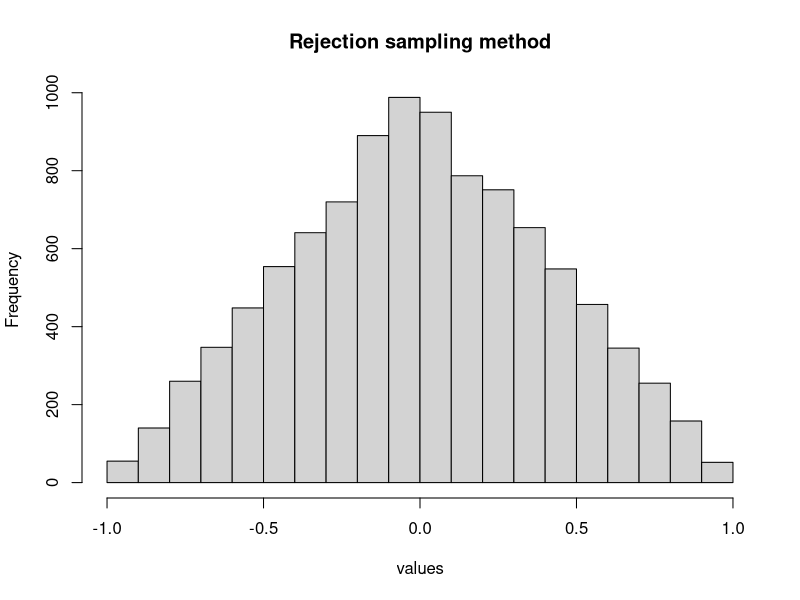
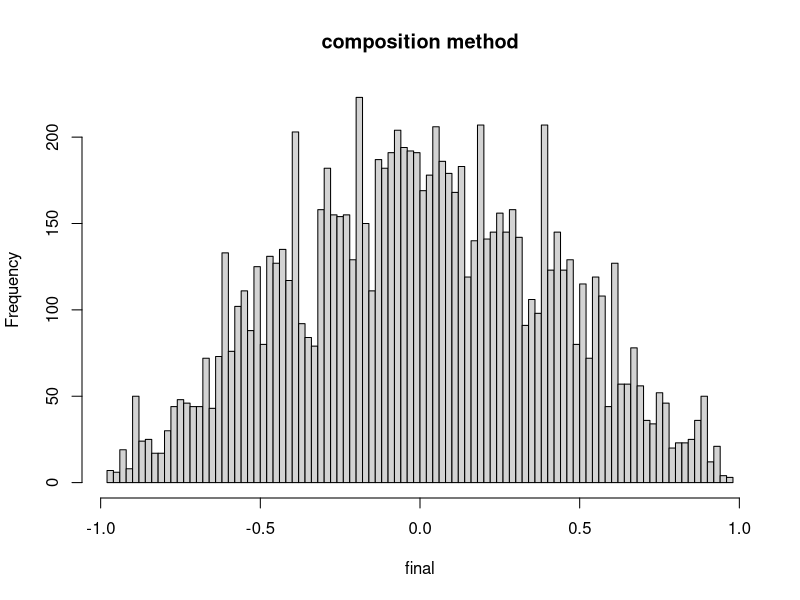
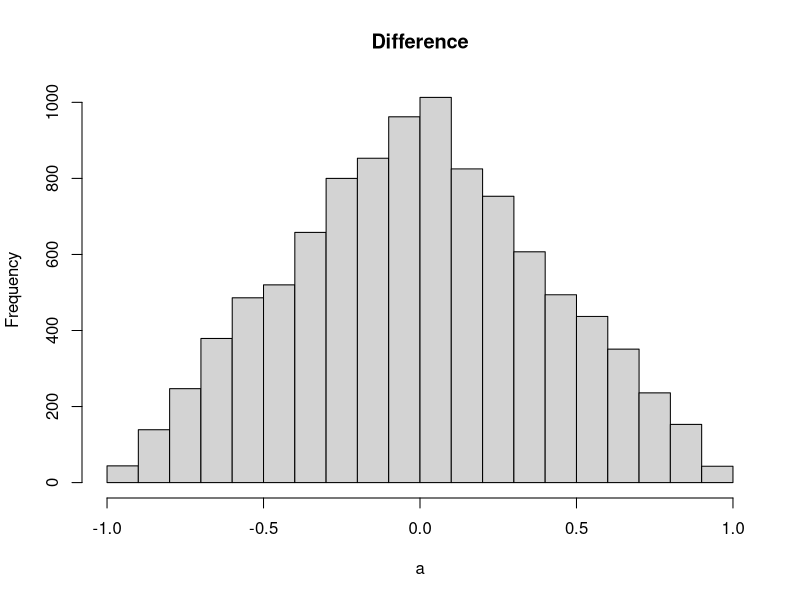
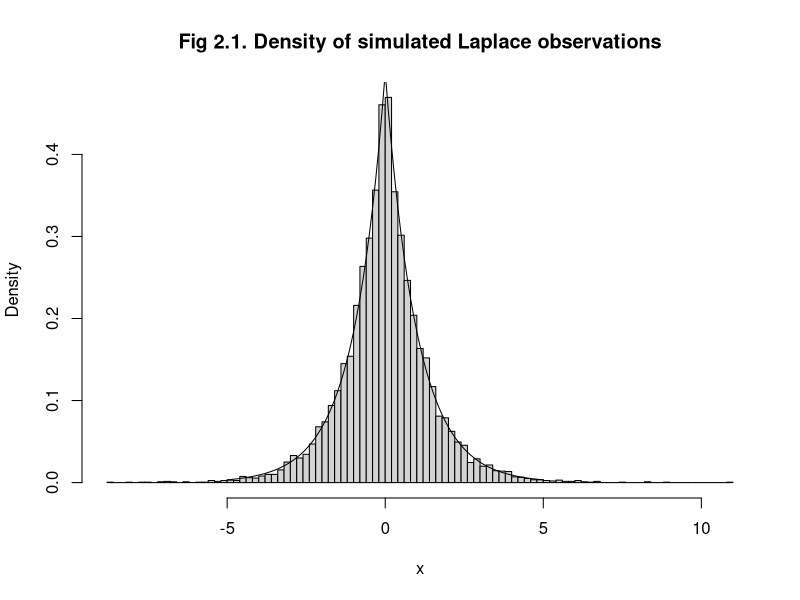
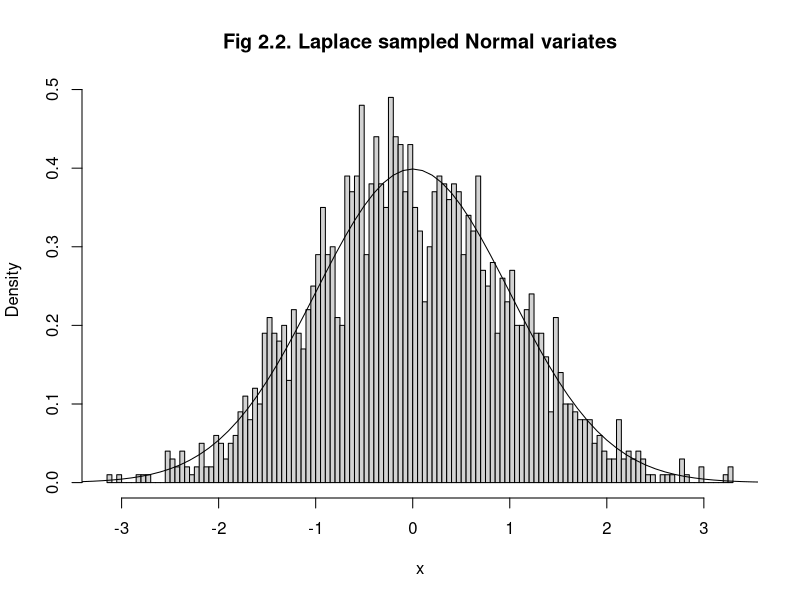

Reproduce these figures in R, in order.
## ---- chunk 1
custom_density <- function(x) {
  
  ifelse(x < -1 | x > 1, 0,
         ifelse(-1 <= x & x <= 0, x + 1,
                ifelse(0 < x & x <= 1, 1 - x, 0))) 
}

uniform_density <- function(x){
  ifelse(x < -1 | x > 1, 0,
         ifelse(-1 <= x & x <= 0, 1,
                ifelse(0 < x & x <= 1, 1, 0))) 
}

#Not required to scale since scaling would lead to more wastage. 

sampling<- function(amount){
  values<-c()
  
  i<-1
  while(length(values)<amount){
    U<-runif(1)
    
    Y<-runif(1,min = -1,max =1)
    
    if(U <= custom_density(Y)/uniform_density(Y)){
      values[i]<-Y
      i=i+1
    }
  }
  hist(values, main = "Rejection sampling method")
  return(head(values,10))
}
## ---- chunk 2
x_pos <- function(u){
  a<-1-sqrt(1-u)
  #hist(a)
  return(a)
}

x_neg <- function(u){
  a<-sqrt(1-u)-1
  #hist(a)
  return(a)
}

mixing_para_positive<-0.5
mixing_para_negative<-0.5

#composition sampling
mixture2<- function(n,m_p,m_n){
  u <- runif(1000)
  a<-sample(c(1,2),n,replace = TRUE,prob = c(m_p,m_n))
  
  final<-ifelse(a==1,x_pos(u),x_neg(u))
  
  hist(final,breaks=100, main = "composition method")
  return(head(final,10))
}

## ---- chunk 3
diff<- function(n){
  U1<-runif(n)
  U2<-runif(n)
  
  a<-U1-U2 
  
  hist(a, main = "Difference")
  return(head(a,10))
}
## ---- chunk 4
sampling(10000)
mixture2(10000,mixing_para_positive,mixing_para_negative)
a<-diff(10000)

var(a)

## ---- chunk 5
# Generate laplace variates using Inverse Distribution Function (IDF)
rlaplace <- function(n=1, location=0, scale=1){
  # Generate n observations from U(0,1)
  u <- runif(n)
  
  # Calculate (and return) corresponding IDF values
  location - scale*sign(u - 0.5)*log(1-2*abs(u-0.5))
}
## ---- chunk 6
# Laplace density function for use in the histogram below 
dlaplace <- function(x, location, scale){
  (scale / 2) * exp(-scale*abs(x-location))
}

# Plot a histogram of 10^4 Laplace observations
set.seed(03737693)
hist(rlaplace(10000, 0, 1), breaks = 100, freq = F,
     main = "Fig 2.1. Density of simulated Laplace observations",
     xlab = "x")

# Add true Laplace density curve
points(x = seq(-5, 5, 0.1),
       y = dlaplace(seq(-5, 5, 0.1), 0, 1),
       type = "l")
## ---- chunk 7
# Our derived optimal a
a <- sqrt(pi/2) * exp(-1/2)

# Generate standard normal variates using rejection sampling
rnorm_rejection <- function(n=1){ #mean=0, sd=1
  output_vector <- c()
  
  # Keep track of total number of attempts
  n_tries <- 0
  
  # Run the algorithm once for every n desired values
  for (i in 1:n){
    # Repeat the sampling procedure until a value is accepted
    repeat{
      n_tries <- n_tries + 1
      u <- runif(1, 0, 1)
      Y <- rlaplace(1, 0, 1)
      ratio <- dnorm(Y) / (dlaplace(Y, 0, 1) / a)
      if(u <= ratio){output_vector <- c(output_vector, Y);break}
    }
  }
  cat("The average rejection rate:", (n_tries-n)/n_tries, "\n")
  return(output_vector)
}
## ---- chunk 8
# Plot a histogram of simulated Normal variates
set.seed(9432719)
hist(rnorm_rejection(2000), breaks=100, freq = F,
     main = "Fig 2.2. Laplace sampled Normal variates",
     xlab = "x")

# Add true standard normal density curve
points(x = seq(-5, 5, 0.1), y = dnorm(seq(-5, 5, 0.1), 0, 1), type = "l")
